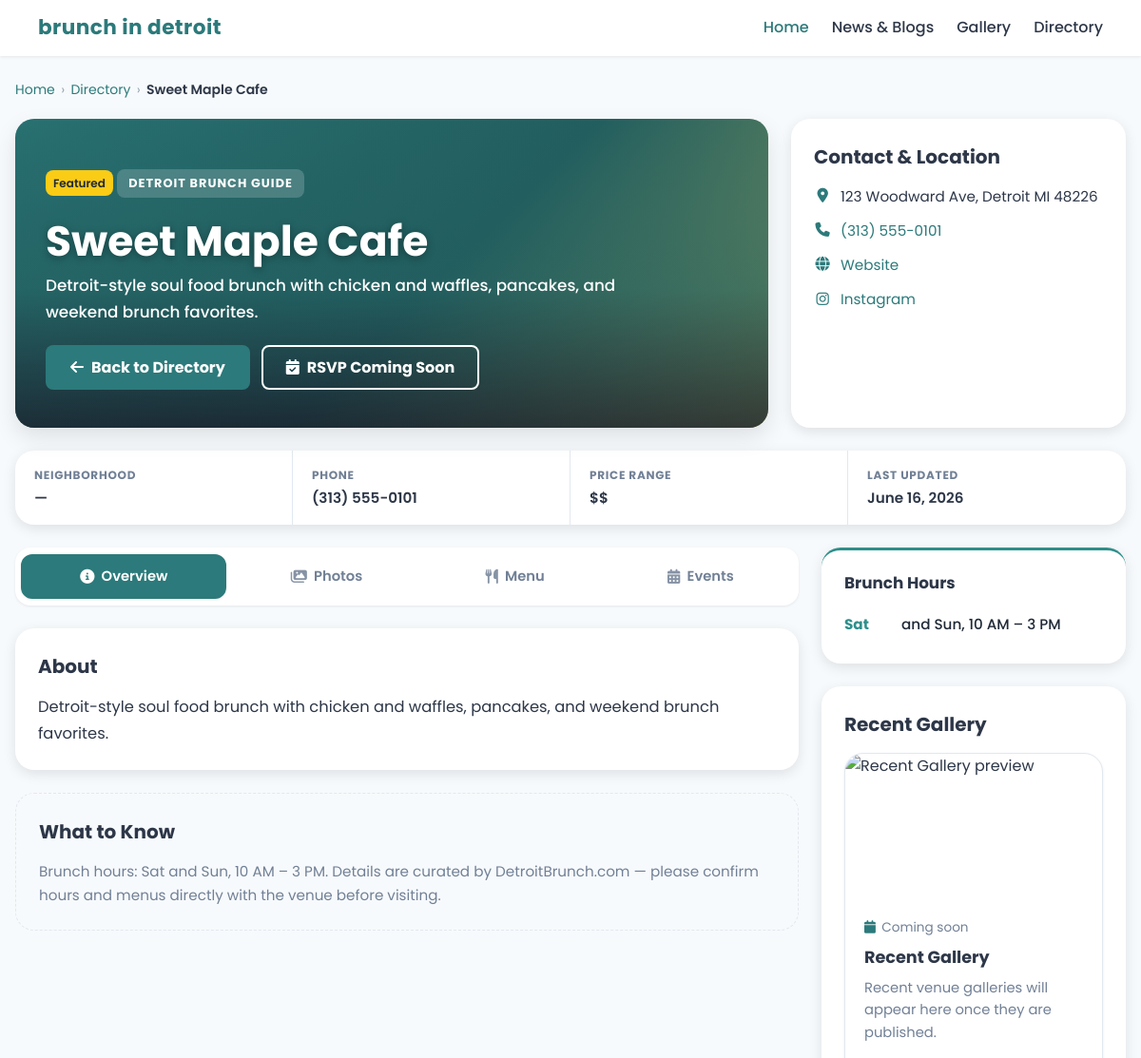
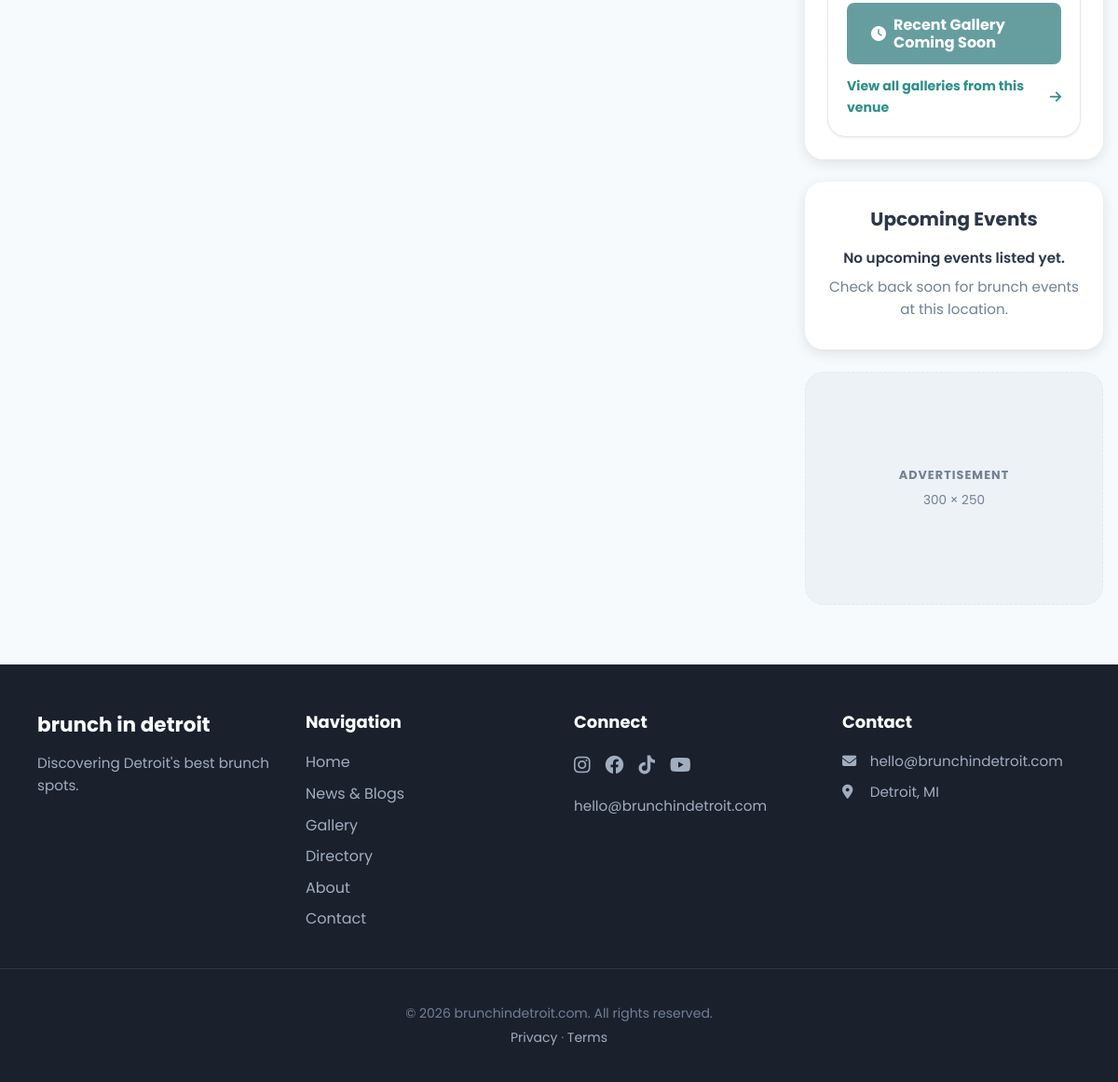
Screenshot of /venue.php?slug=sweet-maple-cafe with the database file from the repository (2 pictures, top to bottom).
### tables this page shows
CREATE TABLE IF NOT EXISTS venues (
  id INT UNSIGNED NOT NULL AUTO_INCREMENT,
  slug VARCHAR(160) NOT NULL,
  name VARCHAR(200) NOT NULL,
  description TEXT NULL,
  address_line1 VARCHAR(200) NULL,
  address_line2 VARCHAR(200) NULL,
  city VARCHAR(100) NOT NULL DEFAULT 'Detroit',
  state VARCHAR(50) NOT NULL DEFAULT 'MI',
  zip VARCHAR(20) NULL,
  phone VARCHAR(40) NULL,
  website_url VARCHAR(500) NULL,
  instagram_url VARCHAR(500) NULL,
  facebook_url VARCHAR(500) NULL,
  neighborhood_id INT UNSIGNED NULL,
  price_range ENUM('$', '$$', '$$$', '$$$$') NULL,
  brunch_hours_note TEXT NULL,
  main_image_path VARCHAR(500) NULL,
  is_published TINYINT(1) NOT NULL DEFAULT 0,
  is_featured TINYINT(1) NOT NULL DEFAULT 0,
  featured_sort INT NOT NULL DEFAULT 0,
  menu_last_updated_at DATETIME NULL,
  published_at DATETIME NULL,
  created_at DATETIME NOT NULL DEFAULT CURRENT_TIMESTAMP,
  updated_at DATETIME NOT NULL DEFAULT CURRENT_TIMESTAMP ON UPDATE CURRENT_TIMESTAMP,
  PRIMARY KEY (id),
  UNIQUE KEY uq_venues_slug (slug),
  KEY idx_venues_neighborhood (neighborhood_id),
  KEY idx_venues_published_featured (is_published, is_featured),
  CONSTRAINT fk_venues_neighborhood
    FOREIGN KEY (neighborhood_id) REFERENCES neighborhoods (id)
    ON DELETE SET NULL ON UPDATE CASCADE
);

### app/views/venue-detail.php (shortened to what the rows shown need)
    <?php
$hasPrice        = !empty($venue['price_range']);
$hasPhone        = !empty($venue['phone']);
$hasUpdated      = !empty($venue['updated_at']);
$hasImage  = !empty($venue['main_image_path']);
$imageUrl  = '';
$phoneTel = $hasPhone ? preg_replace('/[^0-9+]/', '', (string) $venue['phone']) : '';
$updatedFormatted = $hasUpdated ? date('F j, Y', strtotime((string) $venue['updated_at'])) : '';
$formatVenueHours = static function (?string $hours): string {
    $hours = trim((string) $hours);
    $genericValues = [
        'Breakfast and brunch service; check official site for current daily hours.',
        'Breakfast and brunch service; check official site for current daily hours',
        'Check official site for current daily hours.',
        'Check official site for current daily hours',
    ];
    if ($hours === '' || in_array($hours, $genericValues, true)) {
        return 'N/A';
    }
    return str_ireplace(
        ['Monday', 'Tuesday', 'Wednesday', 'Thursday', 'Friday', 'Saturday', 'Sunday'],
        ['Mon', 'Tue', 'Wed', 'Thu', 'Fri', 'Sat', 'Sun'],
        $hours
    );
};
$venueHoursDisplay = $formatVenueHours((string) ($venue['brunch_hours_note'] ?? ''));
require APP_ROOT . '/views/partials/header.php';
?>
<div class="venue-detail-page">
    <section class="section section--muted venue-profile">
        <div class="container">
            <nav class="venue-breadcrumb" aria-label="Breadcrumb">
                <a href="<?= e(asset_url('index.php')) ?>">Home</a>
                <span class="venue-breadcrumb__sep" aria-hidden="true">&rsaquo;</span>
                <a href="<?= e(asset_url('directory.php')) ?>">Directory</a>
                <span class="venue-breadcrumb__sep" aria-hidden="true">&rsaquo;</span>
                <span class="venue-breadcrumb__current"><?= e($venue['name']) ?></span>
            </nav>
            <div class="venue-profile-top">
                <section class="venue-profile-hero <?= $hasImage ? '' : 'venue-profile-hero--fallback' ?>"<?php if ($hasImage): ?> style="background-image: url('<?= e($imageUrl) ?>');"<?php endif; ?>>
                    <div class="venue-profile-hero__content">
                        <?php if (!empty($venue['is_featured'])): ?>
                            <span class="badge badge--accent venue-profile-hero__featured">Featured</span>
                        <?php endif; ?>
                        <p class="eyebrow">Detroit Brunch Guide</p>
                        <h1 class="venue-profile-hero__title"><?= e($venue['name']) ?></h1>
                        <?php if (!empty($venue['description'])): ?>
                            <p class="venue-profile-hero__description"><?= e($venue['description']) ?></p>
                        <?php endif; ?>
                        <div class="venue-profile-hero__actions">
                            <a class="btn btn--primary" href="<?= e(asset_url('directory.php')) ?>">
                            </a>
                            <button type="button" class="btn btn--outline-light venue-profile-hero__rsvp-placeholder" disabled aria-disabled="true">
                            </button>
                        </div>
                    </div>
                </section>
                <aside class="venue-profile-contact">
                    <article class="venue-profile-panel">
                        <h2 class="venue-profile-panel__title">Contact & Location</h2>
                        <ul class="venue-profile-info-list">
                            <?php if ($hasPhone): ?>
                                <li class="venue-profile-info-list__item">
                                    <i class="fas fa-phone" aria-hidden="true"></i>
                                    <a href="tel:<?= e($phoneTel) ?>"><?= e($venue['phone']) ?></a>
                                </li>
                            <?php endif; ?>
                        </ul>
                    </article>
                </aside>
            </div>
            <div class="venue-profile-strip">
                <div class="venue-profile-strip__item">
                    <span class="venue-profile-strip__label">Phone</span>
                    <span class="venue-profile-strip__value"><?= $hasPhone ? e($venue['phone']) : '&mdash;' ?></span>
                </div>
                <div class="venue-profile-strip__item">
                    <span class="venue-profile-strip__label">Price Range</span>
                    <span class="venue-profile-strip__value"><?= $hasPrice ? e($venue['price_range']) : 'N/A' ?></span>
                </div>
                <div class="venue-profile-strip__item">
                    <span class="venue-profile-strip__label">Last Updated</span>
                    <span class="venue-profile-strip__value"><?= $updatedFormatted !== '' ? e($updatedFormatted) : '&mdash;' ?></span>
                </div>
            </div>
            <div class="venue-profile-layout">
                <div class="venue-profile-main">
                    <div class="venue-tabs" data-venue-tabs>
                        <div class="venue-tabs__panel" role="tabpanel"
                             id="venue-tabpanel-overview"
                             aria-labelledby="venue-tab-overview"
                             data-venue-tab-panel="overview">
                            <article class="venue-profile-panel">
                                <h2 class="venue-profile-panel__title">About</h2>
                                <?php if (!empty($venue['description'])): ?>
                                    <p class="venue-profile-about__text"><?= e($venue['description']) ?></p>
                                <?php else: ?>
                                    <p class="venue-profile-about__text venue-profile-about__text--muted">
                                        No description has been added for this venue yet.
                                    </p>
                                <?php endif; ?>
                            </article>
                            <article class="venue-profile-panel venue-profile-placeholder">
                                <h2 class="venue-profile-panel__title">What to Know</h2>
                                <p class="venue-profile-placeholder__text">
                                    Brunch hours: <?= e($venueHoursDisplay) ?>.
                                    Details are curated by DetroitBrunch.com &mdash; please confirm hours and
                                    menus directly with the venue before visiting.
                                </p>
                            </article>
                        </div>
                    </div>
                </div>
                <aside class="venue-profile-sidebar">
                    <article class="venue-profile-panel venue-profile-hours-card">
                        <h2 class="venue-profile-panel__title">Brunch Hours</h2>
                    </article>
                    <article class="venue-profile-panel venue-profile-recent-gallery">
                        <h2 class="venue-profile-panel__title">Recent Gallery</h2>
                    </article>
                    <article class="venue-profile-panel venue-profile-panel--note">
                        <h2 class="venue-profile-panel__title">Upcoming Events</h2>
                    </article>
                </aside>
            </div>
        </div>
    </section>
</div>
<?php
require APP_ROOT . '/views/partials/footer.php';
?>

### rows the page displays
venues: name "Sweet Maple Cafe", description "Detroit-style soul food brunch with chicken and waffles, pancakes, and weekend brunch favorites.", phone "(313) 555-0101", price_range "$$", updated_at "June 16, 2026", brunch_hours_note "Sat and Sun, 10 AM – 3 PM"

### other values shown
site_name_display() "brunch in detroit"
$addressLine "123 Woodward Ave, Detroit MI 48226"
$hoursRow['day'] "Sat"
$hoursRow['hours'] "and Sun, 10 AM – 3 PM"
$recentGalleryDate "Coming soon"
$recentGalleryTitle "Recent Gallery"
$recentGalleryText "Recent venue galleries will appear here once they are published."
site_domain() "brunchindetroit.com"
